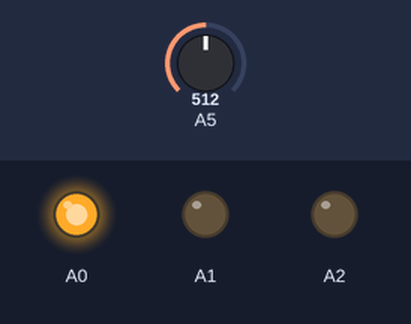
Bench run of a sketch on a simulated Arduino Uno, built with avr-gcc and run on an emulated ATmega328P. Shown: output pins drawn as LEDs (lit = HIGH). The test bench sets the inputs (shaded band); at power-on: A5 = 512.

Above: at 1.2 s.
1.3 s: A5 set to 213
2.8 s: A5 set to 193
At 4.0 s:
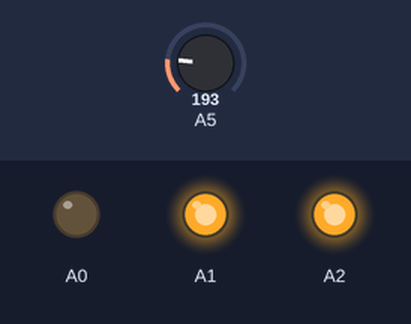
4.3 s: A5 set to 210
At 5.2 s:
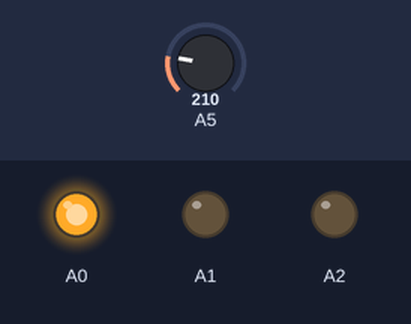
5.8 s: A5 set to 190
At 6.3 s:
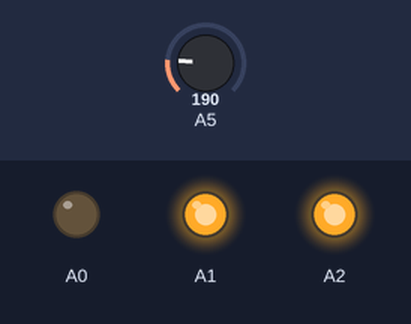
Timing chart, 0 to 8.3 s (numbered marks = the images above; inputs shaded):
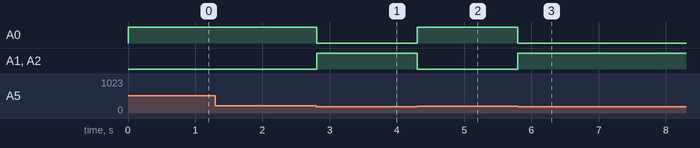

Measured:
- the behaviour switches between 200 and 199 on A5 (found by bisection; images 0 and 1)
- after the input at 1.3 s, every drawn part: stays the same
- after the input at 2.8 s, A0: HIGH → LOW at once; A1, A2: LOW → HIGH at once
- after the input at 4.3 s, A0: LOW → HIGH at once; A1, A2: HIGH → LOW at once
- after the input at 5.8 s, A0: HIGH → LOW at once; A1, A2: LOW → HIGH at once

The sketch:

SmartGardenIrrigation.ino
```cpp
// C++ code
//
int Moisture = 0;

void setup()
{
  pinMode(A5, INPUT);
  pinMode(A2, OUTPUT);
  pinMode(A1, OUTPUT);
  pinMode(A0, OUTPUT);
}

void loop()
{
  Moisture = analogRead(A5);
  if (Moisture < 200) {
    digitalWrite(A2, HIGH);
    digitalWrite(A1, HIGH);
    digitalWrite(A0, LOW);
  } else {
    digitalWrite(A0, HIGH);
    digitalWrite(A1, LOW);
    digitalWrite(A2, LOW);
  }
  delay(10); // Delay a little bit to improve simulation performance
}
```
